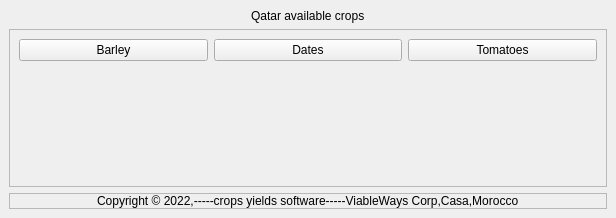
<?xml version="1.0" encoding="UTF-8"?>
<ui version="4.0">
 <class>MainWindow</class>
 <widget class="QMainWindow" name="MainWindow">
  <property name="geometry">
   <rect>
    <x>0</x>
    <y>0</y>
    <width>616</width>
    <height>218</height>
   </rect>
  </property>
  <property name="windowTitle">
   <string>CROP</string>
  </property>
  <widget class="QWidget" name="centralwidget">
   <layout class="QVBoxLayout" name="verticalLayout">
    <item alignment="Qt::AlignHCenter">
     <widget class="QLabel" name="label_2">
      <property name="text">
       <string>Qatar available crops</string>
      </property>
     </widget>
    </item>
    <item>
     <widget class="QFrame" name="frame">
      <property name="sizePolicy">
       <sizepolicy hsizetype="Preferred" vsizetype="Expanding">
        <horstretch>0</horstretch>
        <verstretch>0</verstretch>
       </sizepolicy>
      </property>
      <property name="frameShape">
       <enum>QFrame::StyledPanel</enum>
      </property>
      <property name="frameShadow">
       <enum>QFrame::Raised</enum>
      </property>
      <layout class="QHBoxLayout" name="horizontalLayout">
       <item>
        <layout class="QGridLayout" name="gridLayout">
         <item row="1" column="0" alignment="Qt::AlignHCenter">
          <widget class="QLabel" name="label_3">
           <property name="text">
            <string/>
           </property>
           <property name="pixmap">
            <pixmap resource="../ressource.qrc">:/image/images/003-barley.png</pixmap>
           </property>
          </widget>
         </item>
         <item row="1" column="1" alignment="Qt::AlignHCenter">
          <widget class="QLabel" name="label_4">
           <property name="text">
            <string/>
           </property>
           <property name="pixmap">
            <pixmap resource="../ressource.qrc">:/image/images/007-dates.png</pixmap>
           </property>
          </widget>
         </item>
         <item row="1" column="2" alignment="Qt::AlignHCenter">
          <widget class="QLabel" name="label_5">
           <property name="text">
            <string/>
           </property>
           <property name="pixmap">
            <pixmap resource="../ressource.qrc">:/image/images/015-tomato.png</pixmap>
           </property>
          </widget>
         </item>
         <item row="0" column="0">
          <widget class="QPushButton" name="barley_btn">
           <property name="text">
            <string>Barley</string>
           </property>
          </widget>
         </item>
         <item row="0" column="1">
          <widget class="QPushButton" name="date_btn">
           <property name="text">
            <string>Dates</string>
           </property>
          </widget>
         </item>
         <item row="0" column="2">
          <widget class="QPushButton" name="tomatoes_btn">
           <property name="text">
            <string>Tomatoes</string>
           </property>
          </widget>
         </item>
        </layout>
       </item>
      </layout>
     </widget>
    </item>
    <item>
     <widget class="QFrame" name="frame_3">
      <property name="styleSheet">
       <string notr="true">font: 9pt &quot;Ubuntu&quot;;</string>
      </property>
      <property name="frameShape">
       <enum>QFrame::StyledPanel</enum>
      </property>
      <property name="frameShadow">
       <enum>QFrame::Raised</enum>
      </property>
      <layout class="QHBoxLayout" name="horizontalLayout_2">
       <property name="spacing">
        <number>0</number>
       </property>
       <property name="leftMargin">
        <number>0</number>
       </property>
       <property name="topMargin">
        <number>0</number>
       </property>
       <property name="rightMargin">
        <number>0</number>
       </property>
       <property name="bottomMargin">
        <number>0</number>
       </property>
       <item alignment="Qt::AlignHCenter">
        <widget class="QLabel" name="label">
         <property name="text">
          <string>Copyright © 2022,-----crops yields software-----ViableWays Corp,Casa,Morocco</string>
         </property>
        </widget>
       </item>
      </layout>
     </widget>
    </item>
   </layout>
  </widget>
 </widget>
 <resources>
  <include location="../ressource.qrc"/>
 </resources>
 <connections/>
</ui>
